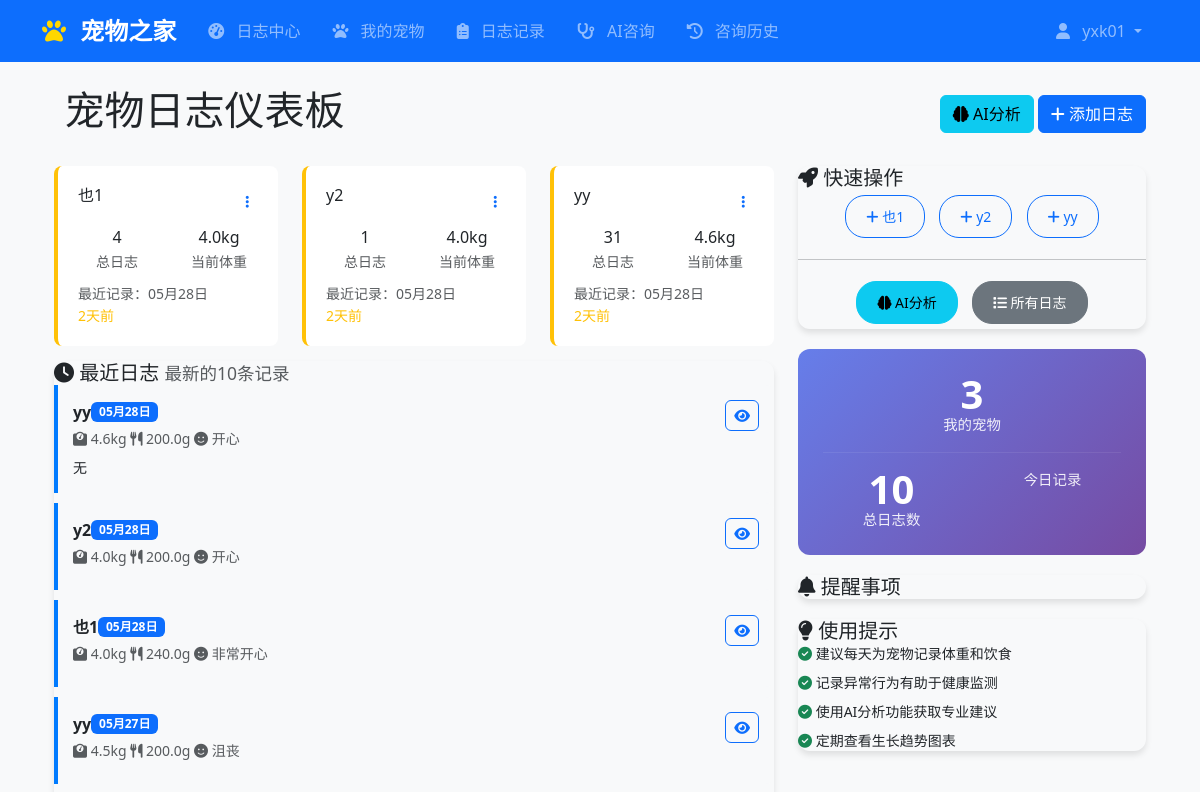
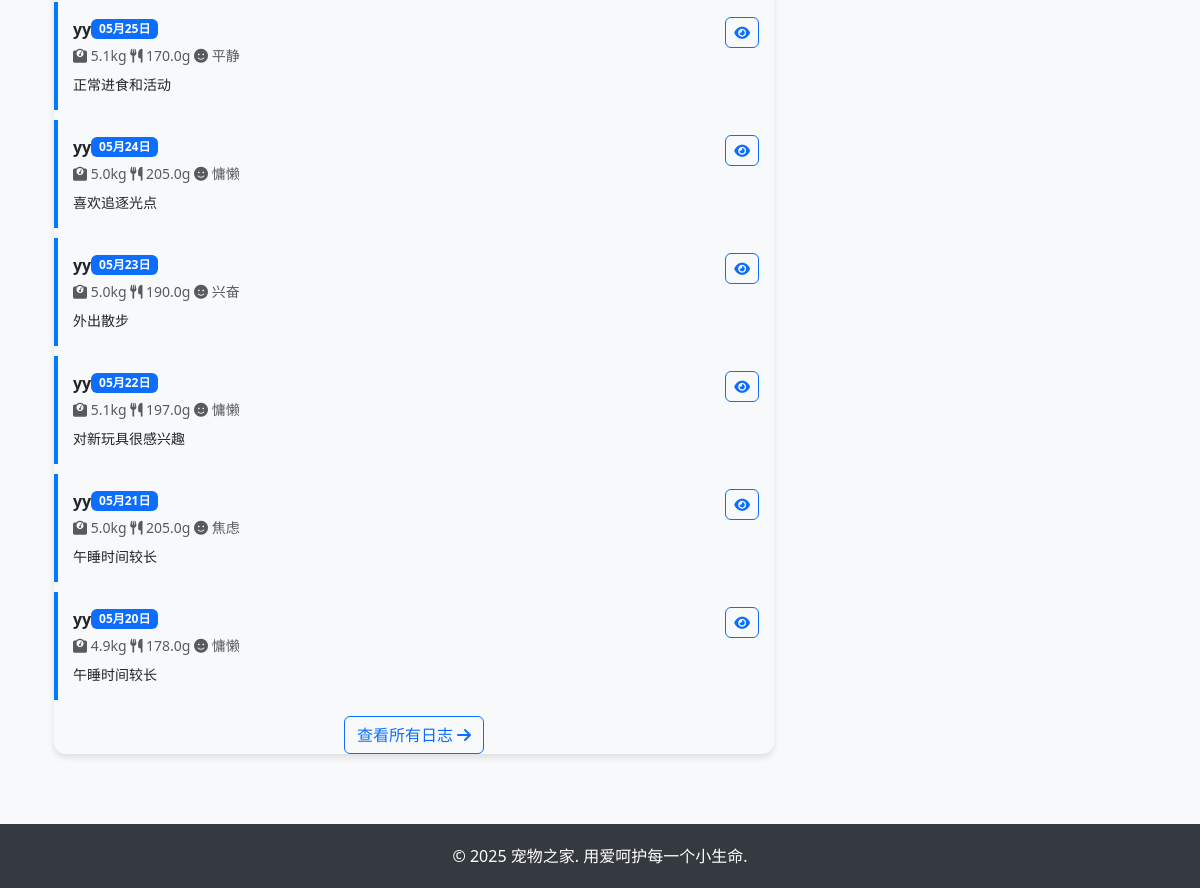
/logs/dashboard/ (signed in), run on an earlier commit of the app's database (2 pictures, top to bottom).
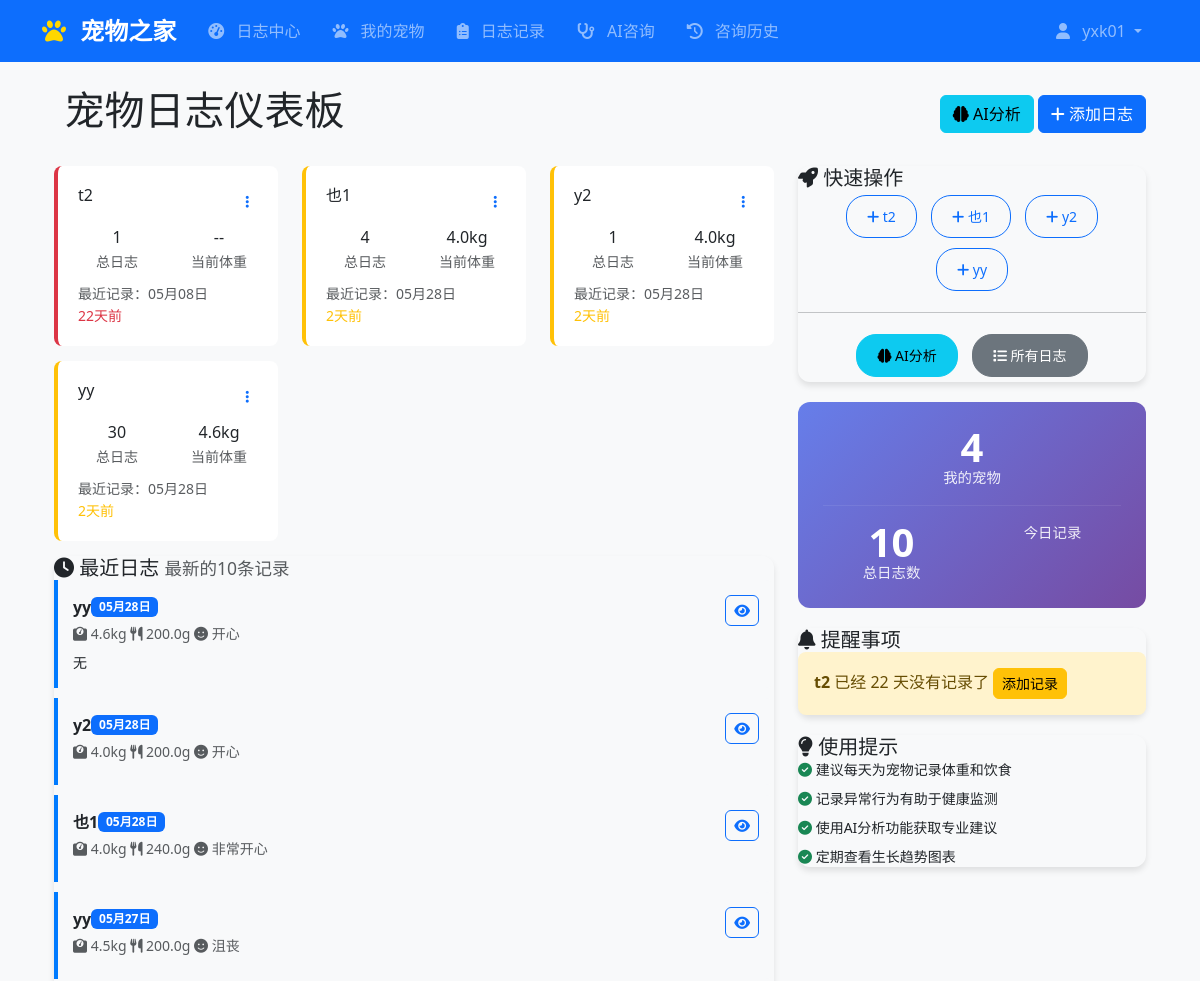
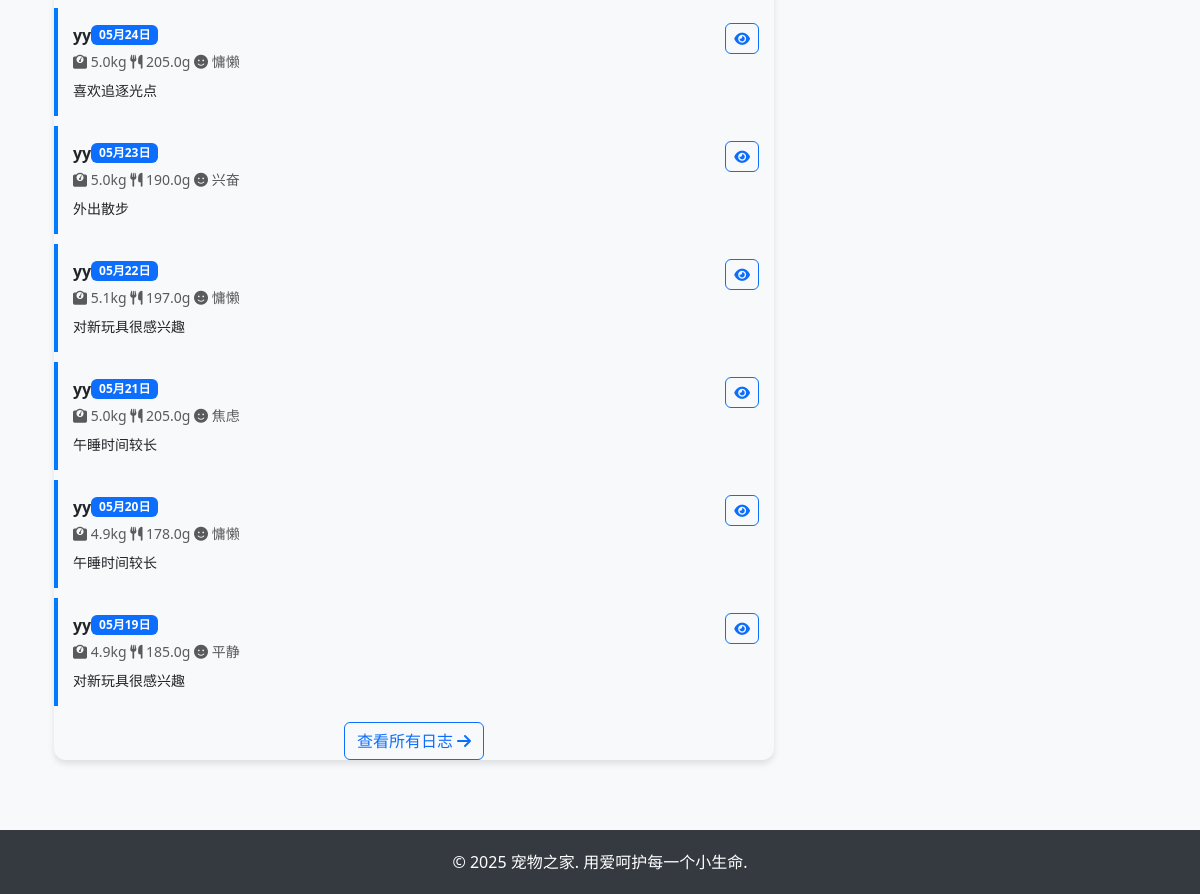
And on a later commit of the database (2 pictures, top to bottom).
### logs/models.py (models this page shows, shortened)
class PetLog(TimeStampedModel, SoftDeleteModel):
    objects = PetLogManager()
    pet = models.ForeignKey(
        Pet,
        on_delete=models.CASCADE,
        verbose_name="宠物",
        related_name="logs"
    )
    date = models.DateField(
        verbose_name="记录日期",
        help_text="记录的日期，每个宠物每天只能有一条记录"
    )
    weight = models.FloatField(
        null=True,
        blank=True,
        verbose_name="体重（公斤）",
        validators=[MinValueValidator(0.1), MaxValueValidator(500.0)],
        help_text="宠物当日体重，单位：公斤"
    )
    length = models.FloatField(
        null=True,
        blank=True,
        verbose_name="身长（厘米）",
        validators=[MinValueValidator(1.0), MaxValueValidator(500.0)],
        help_text="从鼻尖到尾尖的长度，单位：厘米"
    )
    age_at_record = models.IntegerField(
        null=True,
        blank=True,
        verbose_name="记录时年龄（天）",
        validators=[MinValueValidator(0)],
        help_text="记录时宠物的实际年龄，单位：天"
    )
    temperature = models.FloatField(
        null=True,
        blank=True,
        verbose_name="体温（摄氏度）",
        validators=[MinValueValidator(30.0), MaxValueValidator(45.0)],
        help_text="体温，正常范围因宠物类型而异"
    )
    food_intake = models.FloatField(
        null=True,
        blank=True,
        verbose_name="食物摄入量（克）",
        validators=[MinValueValidator(0.0)],
        help_text="当日总食物摄入量，包括主粮和零食"
    )
    water_intake = models.FloatField(
        null=True,
        blank=True,
        verbose_name="饮水量（毫升）",
        validators=[MinValueValidator(0.0)],
        help_text="当日总饮水量"
    )
    appetite = models.CharField(
        max_length=20,
        choices=LogChoices.APPETITE_CHOICES,
        blank=True,
        verbose_name="食欲状况"
    )
    mood = models.CharField(
        max_length=20,
        choices=LogChoices.MOOD_CHOICES,
        blank=True,
        verbose_name="心情状态"
    )
    activity_level = models.CharField(
        max_length=20,
        choices=LogChoices.ACTIVITY_LEVEL_CHOICES,
        blank=True,
        verbose_name="活跃程度"
    )
    daily_events = models.TextField(
        blank=True,
        verbose_name="当日事件",
        help_text="记录当日发生的特殊事件、行为变化、就医情况等"
    )
    notes = models.TextField(
        blank=True,
        verbose_name="备注",
        help_text="其他需要记录的信息"
    )
    photos = models.JSONField(
        default=list,
        blank=True,
        verbose_name="照片列表",
        help_text="当日拍摄的照片文件路径列表"
    )
    class Meta:
        verbose_name = "宠物日志"
        verbose_name_plural = "宠物日志"
        ordering = ['-date', '-created_at']
        unique_together = [['pet', 'date']]
        indexes = [
            models.Index(fields=['pet', '-date']),
            models.Index(fields=['date']),
            models.Index(fields=['pet', 'weight']),
        ]

### pets/models.py (models this page shows, shortened)
class Pet(TimeStampedModel, SoftDeleteModel):
    owner = models.ForeignKey(
        settings.AUTH_USER_MODEL,
        on_delete=models.CASCADE,
        verbose_name="主人",
        related_name="pets"
    )
    name = models.CharField(
        max_length=50,
        verbose_name="宠物姓名"
    )
    pet_type = models.CharField(
        max_length=20,
        choices=PetChoices.PET_TYPES,
        verbose_name="宠物类型"
    )
    breed = models.ForeignKey(
        Breed,
        on_delete=models.SET_NULL,
        null=True,
        blank=True,
        verbose_name="品种",
        help_text="如果没有对应品种，可以留空"
    )
    custom_breed = models.CharField(
        max_length=100,
        blank=True,
        verbose_name="自定义品种",
        help_text="当品种列表中没有对应品种时填写"
    )
    birth_date = models.DateField(
        null=True,
        blank=True,
        verbose_name="出生日期"
    )
    gender = models.CharField(
        max_length=10,
        choices=PetChoices.GENDER_CHOICES,
        default='unknown',
        verbose_name="性别"
    )
    is_neutered = models.CharField(
        max_length=10,
        choices=PetChoices.NEUTERED_CHOICES,
        default='unknown',
        verbose_name="绝育状态"
    )
    weight = models.FloatField(
        null=True,
        blank=True,
        verbose_name="体重（公斤）",
        validators=[MinValueValidator(0.1)],
        help_text="当前体重，单位为公斤"
    )
    microchip_number = models.CharField(
        max_length=50,
        blank=True,
        verbose_name="芯片号码",
        help_text="宠物植入的微芯片编号"
    )
    photo = models.ImageField(
        upload_to='pets/photos/',
        blank=True,
        verbose_name="宠物照片"
    )
    medical_notes = models.TextField(
        blank=True,
        verbose_name="医疗备注",
        help_text="特殊疾病、过敏史、用药记录等重要医疗信息"
    )
    personality_notes = models.TextField(
        blank=True,
        verbose_name="性格备注",
        help_text="宠物的性格特征、习惯、喜好等"
    )
    is_active = models.BooleanField(
        default=True,
        verbose_name="是否活跃",
        help_text="宠物是否还在主人身边（未走失、未去世等）"
    )
    class Meta:
        verbose_name = "宠物档案"
        verbose_name_plural = "宠物档案"
        ordering = ['-created_at']
        indexes = [
            models.Index(fields=['owner', '-created_at']),
            models.Index(fields=['pet_type']),
            models.Index(fields=['is_active']),
        ]

### logs/views.py (the view)
# urls.py: path('dashboard/', views.dashboard_view, name='dashboard'),
@login_required
def dashboard_view(request):
    user_pets = Pet.objects.filter(owner=request.user)
    recent_logs = PetLog.objects.filter(
        pet__owner=request.user
    ).select_related('pet').order_by('-date')[:10]
    stats = {}
    for pet in user_pets:
        pet_logs = PetLog.objects.filter(pet=pet)
        stats[pet.id] = {
            'name': pet.name,
            'total_logs': pet_logs.count(),
            'latest_log': pet_logs.order_by('-date').first(),
            'avg_weight': pet_logs.exclude(weight__isnull=True).aggregate(Avg('weight'))['weight__avg'],
            'days_since_last_log': None,
        }
        if stats[pet.id]['latest_log']:
            days_diff = (timezone.now().date() - stats[pet.id]['latest_log'].date).days
            stats[pet.id]['days_since_last_log'] = days_diff
    context = {
        'user_pets': user_pets,
        'recent_logs': recent_logs,
        'stats': stats,
    }
    return render(request, 'logs/dashboard.html', context)

### logs/templates/logs/dashboard.html (shortened to what the changed rows need)
{% extends 'base.html' %}
{% load static %}
{% block content %}
<div class="container-fluid">
    <div class="row">
        <div class="col-12">
            <div class="d-flex justify-content-between align-items-center mb-4">
                <h1> 宠物日志仪表板</h1>
            </div>
        </div>
    </div>
    <div class="row">
        <div class="col-lg-8">
            <div class="row">
                {% for pet_id, pet_stat in stats.items %}
                <div class="col-md-6 col-lg-4">
                    <div class="pet-stat-card
                        {% if pet_stat.days_since_last_log == 0 %}has-recent
                        {% elif pet_stat.days_since_last_log and pet_stat.days_since_last_log <= 3 %}needs-attention
                        {% elif pet_stat.days_since_last_log and pet_stat.days_since_last_log > 7 %}overdue
                        {% endif %}">
                        <div class="d-flex justify-content-between align-items-start mb-2">
                            <h6 class="mb-0">{{ pet_stat.name }}</h6>
                            <div class="dropdown">
                                <button class="btn btn-link btn-sm" data-toggle="dropdown">
                                    <i class="fas fa-ellipsis-v"></i>
                                </button>
                            </div>
                        </div>
                          <div class="row text-center">
                            <div class="col-6">
                                <div class="font-weight-bold">{{ pet_stat.total_logs }}</div>
                                <small class="text-muted">总日志</small>
                            </div>
                            <div class="col-6">
                                <div class="font-weight-bold">
                                    {% if pet_stat.latest_log and pet_stat.latest_log.weight %}
                                        {{ pet_stat.latest_log.weight|floatformat:1 }}kg
                                    {% else %}
                                        --
                                    {% endif %}
                                </div>
                                <small class="text-muted">当前体重</small>
                            </div>
                        </div>
                        {% if pet_stat.latest_log %}
                        <div class="mt-2">
                            <small class="text-muted">最近记录：{{ pet_stat.latest_log.date|date:"m月d日" }}</small>
                            {% if pet_stat.days_since_last_log %}
                            <div class="small
                                {% if pet_stat.days_since_last_log <= 1 %}text-success
                                {% elif pet_stat.days_since_last_log <= 3 %}text-warning
                                {% else %}text-danger
                                {% endif %}">
                                {{ pet_stat.days_since_last_log }}天前
                            </div>
                            {% endif %}
                        </div>
                        {% else %}
                        <div class="mt-2">
                            <small class="text-danger">还没有日志记录</small>
                        </div>
                        {% endif %}
                    </div>
                </div>                {% endfor %}
            </div>
            {% if recent_logs %}
            <div class="dashboard-card">
                <div class="card-body">
                    {% for log in recent_logs %}
                    <div class="recent-log-item">
                        <div class="d-flex justify-content-between align-items-start">
                            <div class="flex-grow-1">
                <div class="d-flex align-items-center mb-1">
                    <strong class="mr-2">{{ log.pet.name }}</strong>
                    <span class="badge bg-primary">{{ log.date|date:"m月d日" }}</span>
                </div>
                                <div class="small text-muted mb-2">
                                    {% if log.weight %}
                                        <span class="mr-3"><i class="fas fa-weight"></i> {{ log.weight }}kg</span>
                                    {% endif %}
                                    {% if log.food_intake %}
                                        <span class="mr-3"><i class="fas fa-utensils"></i> {{ log.food_intake }}g</span>
                                    {% endif %}
                                    {% if log.mood %}
                                        <span class="mr-3"><i class="fas fa-smile"></i> {{ log.get_mood_display }}</span>
                                    {% endif %}
                                </div>
                                {% if log.daily_events %}
                                <div class="small">{{ log.daily_events|truncatechars:60 }}</div>
                                {% endif %}
                            </div>
                            <a href="{% url 'logs:log_detail' log.pk %}" class="btn btn-outline-primary btn-sm">
                                <i class="fas fa-eye"></i>
                            </a>
                        </div>
                    </div>
                    {% endfor %}
                </div>
            </div>
            {% endif %}
        </div>
        <div class="col-lg-4">
            <div class="dashboard-card">
                <div class="card-body text-center">
                    {% for pet in user_pets %}
                    <a href="{% url 'logs:log_create_for_pet' pet.id %}"
                       class="quick-action-btn btn btn-outline-primary btn-sm">
                        <i class="fas fa-plus"></i> {{ pet.name }}
                    </a>
                    {% endfor %}
                    <hr>
                    <a href="{% url 'logs:ai_analysis' %}" class="quick-action-btn btn btn-info btn-sm">
                        <i class="fas fa-brain"></i> AI分析
                    </a>
                    <a href="{% url 'logs:log_list' %}" class="quick-action-btn btn btn-secondary btn-sm">
                        <i class="fas fa-list"></i> 所有日志
                    </a>
                </div>
            </div>
            <div class="pet-summary-card">
                <div class="text-center">
                    <div class="stat-number">{{ user_pets|length }}</div>
                    <div class="stat-label">我的宠物</div>
                </div>
                            {% now "j" as today %}
            </div>
            <div class="dashboard-card">
                <div class="card-body">
                    {% for pet_id, pet_stat in stats.items %}
                        {% if pet_stat.days_since_last_log and pet_stat.days_since_last_log > 3 %}
                        <div class="alert alert-warning alert-sm">
                            <strong>{{ pet_stat.name }}</strong> 已经 {{ pet_stat.days_since_last_log }} 天没有记录了
                            <a href="{% url 'logs:log_create_for_pet' pet_id %}" class="btn btn-sm btn-warning float-right">
                                添加记录
                            </a>
                        </div>
                        {% endif %}
                    {% empty %}
                    <p class="text-muted text-center">暂无提醒事项</p>
                    {% endfor %}
                </div>
            </div>
        </div>
    </div>
</div>
{% endblock %}

What changed in the data, as far as the page shows it:
removed PetLog: pet.name "yy", date "05月25日", weight "5.1", food_intake "170.0", mood "平静", daily_events "正常进食和活动", shown under "最近日志 最新的10条记录"
added PetLog: name "t2", total_logs "1", latest_log "05月08日", days_since_last_log "22"
computed for PetLog (number 4 of 11 on the later page): total_logs "31" → "30"
now on this page (row unchanged): PetLog: pet.name "yy", date "05月19日", weight "4.9", food_intake "185.0", mood "平静", daily_events "对新玩具很感兴趣", shown under "最近日志 最新的10条记录"
added Pet: name "t2"
Also different on the page:
{{ user_pets|length }}: "3" → "4"
